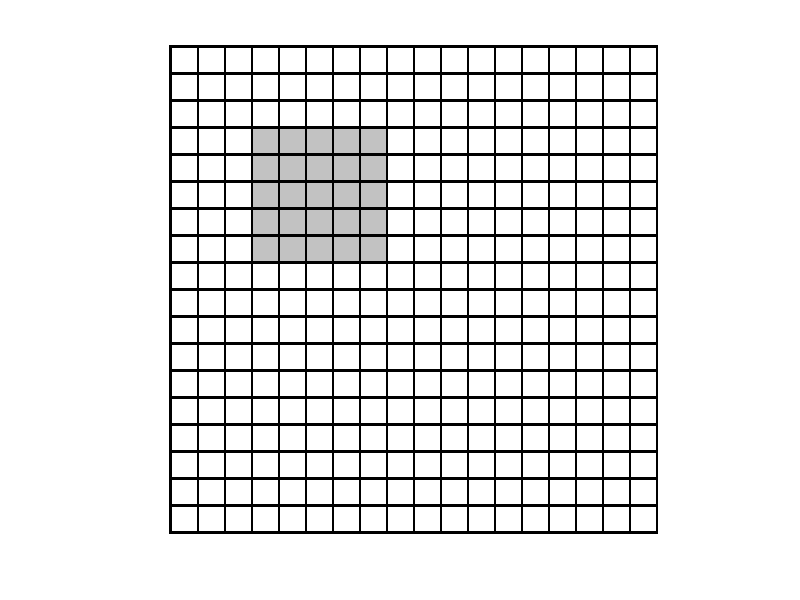

Write the MATLAB code that produced this figure.
#画卷积示意图的格子，并在指定区域上色
clear;clc;
grid_number=18;%格子数
grid_length=10;%格子宽度
wirewide=1;%线宽度
start_color=4;%第几格开始上色
number_color=5;%上色格数
a=ones(grid_length*grid_number+wirewide,grid_length*grid_number+wirewide);
a(grid_length*(start_color-1)+wirewide:grid_length*(start_color+number_color-1),...
    grid_length*(start_color-1)+wirewide:grid_length*(start_color+number_color-1))=0.75;
a(1:wirewide,:)=0;
a(:,1:wirewide)=0;
for i=1:grid_number
    a(i*grid_length+1:i*grid_length+wirewide,:)=0;
    a(:,i*grid_length+1:i*grid_length+wirewide)=0;
end
figure;
imshow(a);
